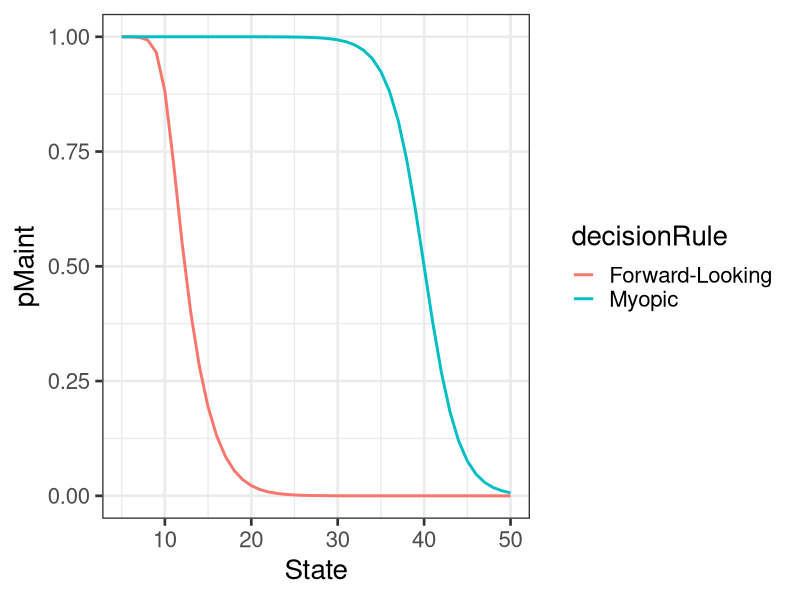
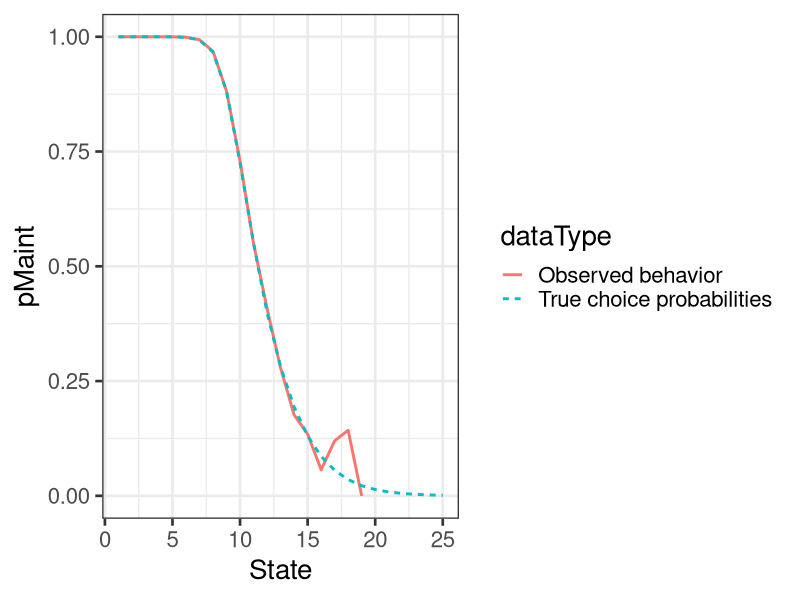
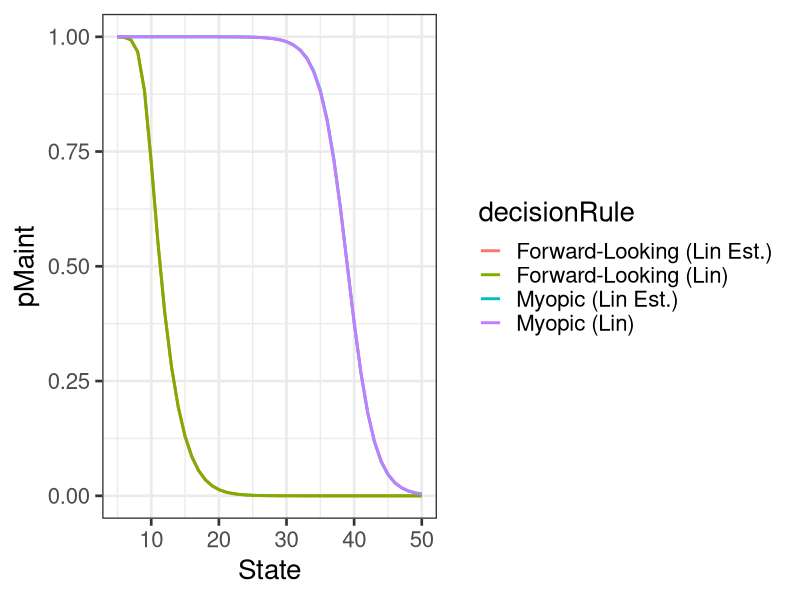

Recreate these plots in R, in order.
#see https://github.com/QuentinAndre/John-Rust-1987-Python/blob/master/Data%20Generation%20and%20Likelihood%20Fit.ipynb
library(ggplot2)
library(msm)

#1) Number of States and Transitions
# In this paper, the agent observes each bus at a given time t, and makes 
# a decision regarding the replacement of the engine or its maintenance as a 
# function of the observed state of the engine (i.e. its mileage).

# As in the original paper, we discretize the number of states into 
# intervals of length 5000, and define a transition density which governs 
# the evolution of mileage from one time period to another:

  # p(x_t+1|x_t,i_t,theta_3) = g(x_t+1-x_t,theta_3) if i_t=0
  #                          = g(x_t+1-0,theta_3) if i_t=1

# Here, the function g is defined by a multinomial distribution on 
# the set {0, 1, 2}. In other words, the probability that a bus'
# mileage will increase by a value x between now and the next 
# maintenance decision is:

  # theta_31 if x in c(0,5000)
  # theta_32 if x in c(5001,10000)
  # theta_33 = 1-(theta_31-theta_32) if  x > 10000

#2) Decision Criteria

# The utility function of the decision maker for a single time period is:

  # u(x_t,i,theta_1) = -c(x_t,theta_1) + e_t(0) if i = 0
  #                  = -RC-c(x_t,theta_1) + e_t(1) if i = 1

# The agent will chose the decision which maximizes its utility. 
# If the agent is forward looking (i.e. if beta != 0), he does 
# not only maximize his utility in the present time period, but 
# also his future utility discounted by beta

# Since beta cannot be estimated without knowing the 
# utility function, we will later set beta to its true value.

# 3) Cost Function 

# A functional form has to be imposed on the cost function c(x_t).

# In this recreation, we assume that the replacement cost is a constant RC, 
# and allow the maintenance cost MC(s,theta_1) to be a linear, exponential 
# or logarithmic function of the state of the bus scaled by a 
# parameter theta_1

#DATA GENERATING PROCESS--------------------------------------------

# 1) Bus Mileage

# A. Introduction
# The generation of a fake dataset can be done in two different ways:
#  -Generating monthly mileage increase from a continuous distribution, discretize the mileage, 
#   and recover the state transition parameters (theta_3) using a maximum-likelihood estimation 
#   (as done in the paper).
#  -Set the vector theta_3 to an arbitrary value, and generate discrete states transitions 
#   with corresponding probabilities.

# The advantage of the first method is that this is closer to what is actually done in the paper: 
# indeed, the focal goal of the paper is to recover RC and the cost scaling vector of parameters theta_1.

# If the decision of the agent is based on the discretized state (and not on the actual mileage), 
# then this approach is not noisier than the second one.

# B. Mileage Transition Definition
# For this reason, we will adopt this first approach, and assumes that the increase in mileage
# follows a truncated normal distribution bounded at [0, 15000]:

  # (M_t+1-M_t)~NTrunc(6000,4000)

# The parameters are arbitrarily chosen to ensure that the state transitions probabilities are plausible:

lower=0
upper=15000
mu=6000
sigma=4000

p_x0 = ptnorm(5000,mu,sigma,lower,upper)
p_x1 = ptnorm(10000,mu,sigma,lower,upper)-p_x0
p_x2 = 1 - p_x1 - p_x0
p = c(p_x0, p_x1, p_x2)

p

#p[1] chance of keeping the same mileage, p[2] chance of increasing the mileage state by 1, p[3] chance of increasing the mileage state by 2

#2) Agent's Decisions

# A. Initialization of the variables
# The replacement cost, the maintenance cost function parameters, and the discount rate
# are defined in this section. We set up the discount rate to be lower than in the paper
# to speed up the convergence of the contraction mapping algorithm

rc = 20
theta1_1 = 0.5
theta1_2 = 0.01
beta = 0.75

# B. Definition of the cost function

myopic_costs=function(S, MF, params, p){
  
  "This function computes the myopic expected cost associated with each decision for each state, 
   and returns an array of state/decision costs.
    
   Takes:
    * An integer S, describing the possible states of the bus
    * A maintenance cost function MF, which takes a vector of parameters and a 'state' argument
    * A vector params, to be supplied to the maintenance cost function MF. The first element of 
      the vector is the replacement cost rc.
    * A (3x1) vector p describing the state transitions probabilities 
        
    Returns:
    * A (Sx2) array containing the maintenance and replacement costs for the N possible states of the bus"
  
  rc = params[1]
  maint_cost = rep(NA,S)
  repl_cost = rep(NA,S)
  
  for(s in 1:S){
    maint_cost[s] = MF(s,params[-1])
    repl_cost[s] = rc
  }
  
  cbind(maint_cost,repl_cost)
}

# We assume different possible forms for the maintenance cost function:
# A linear form: MF(s,theta)=theta_11*s
# A quadratic form: MF(s,theta)=theta_11*s+theta_12*s^2
# An exponential form: MF(s,theta)=exp(theta_11*s)
# A log form: MF(s,theta)=log(theta_11+theta_12*s)

lin_cost=function(s,params) s*params[1]
quad_cost=function(s,params) s*params[1]+s^2*params[2]
exp_cost=function(s,params) exp(s*params[1])
log_cost=function(s,params) log(params[1] + s*params[2])

# C. Definition of the choice probabilities, as a function of an array of costs

choice_prob=function(cost_array){
  
  # Returns the probability of each choice, conditional on an array of state/decision costs.
    
  S = nrow(cost_array)
  cost = cost_array-apply(cost_array,1,min) #take the difference since 1) results are the same 2) more stable with exp()
  util = exp(-cost)
  pchoice = util/rowSums(util)
  
  pchoice
}

# D. The Contraction Mapping Algorithm (generate the forward-looking choice probabilities)

contraction_mapping=function(S, p, MF, params, beta=0.75, threshold=1e-6, suppr_output=FALSE){
  
  "Compute the non-myopic expected value of the agent for each possible decision and each possible 
  state of the bus.
  Iterate until the difference in the previously obtained expected value and the new expected value
  is smaller than the threshold.

  Takes:
  * A finite number of states S
  * A state-transition probability vector p = [p(0), p(1), p(2), ..., p(k)] of length k < S
  * A maintenance cost function MF
  * A vector params for the cost function
  * A discount factor beta (optional)
  * A convergence threshold (optional)

  Returns:
  * The converged choice probabilities for the forward-looking and myopic agents for each state, 
  conditional on 'params'"

  achieved = TRUE
  
  # Initialization of the state-transition matrices
  # ST_mat: describe the state-transition probabilities if the maintenance cost is incurred
  # RT_mat: regenerate the state to 0 if the replacement cost is incurred.
  # [a,b] = transition from state "a" to "b"
  ST_mat = matrix(0,S,S)
  lp = length(p)
  for(i in 1:S){
    for(j in 1:lp){
      if((i+j-1)<S)  ST_mat[i,i+j-1] = p[j]
      if((i+j-1)==S) ST_mat[i,i+j-1] = sum(p[j:lp]) #out of columns, so collapse the probabilities
    }
  }
  
  R_mat = cbind(1,matrix(0,S,S-1))
  
  # Initialization of the expected value (which is also the myopic decision cost of the agent).
  # Here, the forward-looking component is initialized at 0.
  k = 0
  EV = matrix(0,S,2)
  EV_myopic = EV_new = myopic_costs(S, MF, params, p)
  
  # Contraction mapping loop
  while(max(abs(EV_new-EV)) > threshold){
    # Store the former expected value
    EV = EV_new
    # Obtained the probability of maintenance and replacement from the former expected value
    pchoice = choice_prob(EV)
    # Compute the expected cost for each state: Nx1 vector
    ecost = rowSums(pchoice*EV)
    # Compute the two components of forward-looking utility: In case of maintenance, 
    # utility of future states weighted by transition probabilities. In case of replacement,
    # the future utility is the utility of state 0
    futil_maint = ST_mat%*%ecost
    futil_repl = R_mat%*%ecost
    futil = cbind(futil_maint,futil_repl)
    # Future utility is discounted by beta, and added to the myopic cost. 
    EV_new = EV_myopic + beta*futil
    k = k+1
    if(k == 1000) achieved = FALSE
  }

  if(!suppr_output){
    if(achieved){
      cat("Convergence achieved in ",k," iterations")
    } else {
      cat("CM could not converge! Mean difference = ",round(mean(EV_new-EV),2))
    }
  }

  list(CP_forward=choice_prob(EV_new),CP_myopic=choice_prob(EV_myopic))
}

# IV. Generation of simulated data (using a linear cost specification)

# 1) True coefficients

# Here, we use the same coefficients as the one described earlier:

  # Cost and discount coefficients:
    rc=20
    theta11=0.5
    theta12=0.01
    beta=0.75

  # State transition probabilities: (Mileage_t+1-Mileage_t)~NTrunc(6000,4000), such that:
    p_x0=0.36
    p_x1=0.48
    p_x2=0.16

# Finally, we assume that there are 70 discrete states for the bus' mileage 
# (i.e. no bus has a mileage greater than 345,000 in the dataset).

# 2) Choice probabilities, as a function of the bus' state:

# Using the Contraction Mapping algorithm implemented earlier, we can obtain the 
# probabibility of maintenance as a function of the bus' state for a forward-looking
# agent and a myopic agent.

params_lin = c(rc,theta11)
p = c(p_x0, p_x1, p_x2)
S = 70
out = contraction_mapping(S=S, p=p, MF=lin_cost, params=params_lin, beta = .75)
lin_forward=out$CP_forward
lin_myopic=out$CP_myopic
pchoice = lin_forward[,1]

ggdat1 = data.frame(decisionRule=c(rep("Forward-Looking",nrow(lin_forward)),
                                   rep("Myopic",nrow(lin_forward))),
                    pMaint=c(lin_forward[,1],lin_myopic[,1]),
                    State=rep(1:S,times=2))

ggplot(ggdat1,aes(y=pMaint,x=State,color=decisionRule))+geom_line(lwd=1)+theme_bw(20)+xlim(5,50)

# 3) The bus replacement dataset.

# A. Initialization

# First, we decide on a number of bus, that we initialize in state 0.
# We treat the dataset as an N_Bus x 4 array, containing:
# -The identifier of the buses
# -The choice made for the buses at this time
# -The mileage
# -The states

# B. State transition functions

# The dataset of buses transition from one period to another in the following way:
# -The agent observes the current state of the buses, and take a decision to maintain (0) or replace (1) each bus.

# -The mileage of each bus is updated a first time:
#   -Kept at its current value if the agent decided to maintain the engine
#   -Reset to 0 if the agent decided to replace the engine

# -The mileage of each bus is updated a second time : a random draw is taken from the 
#   mileage increment random variable for each bus, and the corresponding mileage is added 
#   to the mileage of the bus.

# -The state of each bus is updated to reflect its new mileage

# We define below the transition function

transition=function(bus_df, pchoice){

  #Return the updated bus dataset after one decision of our agent.
  
  #Takes:
  # bus_df : A dataframe of buses, containing the identifier of the buses, their mileages, and their current state.
  # *The columns are named: "id","choice","milage","state"
  # pchoice : The converged probabities of the agent choosing to maintain the bus (Sx1 vector)

  #Returns:
  #The updated dataset of buses, with the new decisions appended at the end of the dataframe.
  
  # Recovering the number of buses, the previous mileage and the previous states of the buses
  nbus = max(bus_array$id)
  obs = nrow(bus_array)
  ind = (obs-nbus+1):obs #index to capture the previous 'nbus' rows
  prev_mileage = bus_array$mileage[ind]
  prev_states = bus_array$state[ind]
  # Generating choices from choice probabilities, conditional on the state of each bus
  #Make a decision to maintain or replace the bus, based on a probability of choice p and a current state s
  choices = (runif(nbus)>pchoice[prev_states+1])*1

  # Generating the new mileage and state
  new_mileage = (1-choices)*prev_mileage + rtnorm(nbus,mu,sigma,lower,upper)
  new_states = floor(new_mileage/5000)
  new_array = data.frame(id=1:nbus,choice=rep(0,nbus),mileage=new_mileage,state=new_states)
  bus_array$choice[ind]=choices #put the choices in the "last" set of observations
  
  rbind(bus_array, new_array)
}

# C. Generation of the full dataset

# The complete dataset is generated by making the agent take a series of decisions.
# Here, we assume that the agent takes nbus consecutive decisions.
# The total number of data points generated will be equal to nbus*nperiod (nbus buses and nperiod time periods).

bus_dgp=function(nbus,nperiod,pchoice){

  "Genearates a simulated bus decision process for nbus buses over nperiod decisions
  #using the converged choice probabilities pchoice
  
  Takes:
  * nbus:    The number of buses to simulate
  * nperiod: The number of decision periods
  * pchoice: (S x 1) vector of probabilities. Represents probability of 'maintaining' the bus in each state (versus replacing).
  
  Returns:
  * A dataframe of size (nbus*nperiod x 4) with columns id, choice, mileage, state"
  
  nobs = nbus*nperiod
  bus_df = data.frame(id=rep(1:nbus,times=nperiod),
                      choice=rep(NA,nobs),
                      mileage=rep(NA,nobs),
                      state=rep(NA,nobs))
  
  #Initialization
  bus_df[1:nbus,1] = 1:nbus
  bus_df[1:nbus,-1] = 0
  
  i = 1 
  while(i<nobs){
    prev_ind = seq(from=i,by=1,length.out=nbus) #index of the "last" decisions
    next_ind = prev_ind+nbus                    #index of the "next" decisions
      
    prev_mileage = bus_df$mileage[prev_ind]
    prev_state = bus_df$state[prev_ind]  
      
    # Generating choices from choice probabilities, conditional on the state of each bus
    # Make a decision to maintain the bus using the probability in pchoice and a current state s
    choices = (runif(nbus)>pchoice[prev_state+1])*1 #Note: state "0" corresponds to row "1" in prev_state
    bus_df$choice[prev_ind] = choices
    
    if(next_ind[1]<nobs){
      new_mileage = (1-choices)*prev_mileage + rtnorm(nbus,mu,sigma,lower,upper)
      new_state = floor(new_mileage/5000)
      
      bus_df$mileage[next_ind] = new_mileage
      bus_df$state[next_ind] = new_state  
    }
    
    i=i+nbus
  }
  
  bus_df
}

nbus = 1000
nperiod = 100
bus_df_lin = bus_dgp(nbus,nperiod,pchoice)

choice_freq=aggregate(choice~state,data=bus_df_lin,FUN=mean)

ggdat2 = data.frame(dataType=c(rep("Observed behavior",nrow(choice_freq)),
                               rep("True choice probabilities",length(pchoice))),
                    pMaint=c(1-choice_freq$choice,pchoice),
                    State=c(choice_freq$state,0:(S-1)))

ggplot(ggdat2,aes(y=pMaint,x=State,lty=dataType,color=dataType))+geom_line(lwd=1)+theme_bw(20)+xlim(1,25)

# C. Export of the data

# We only need the decision state and the choice, as the other variables will not be used in the estimation section.

write.csv(bus_df_lin,file="bus_df_lin.csv",row.names = FALSE)

# VI. Estimation

# 1) Dynamic Utility Logit Model

# In this section, we implement a Dynamic Utility Logit model, which will be our workbench for the estimation
# of the data. We wrap in this class the functions defined earlier (to avoid global references)
# and refactor some portions of the code (to make the model more flexible). 
# The maintenance cost function is kept outside of the scope of the class, and must be 
# supplied at the initialization of the object as an argument.

data=bus_df_lin

DynamicLogit=function(params,data,S,p,MF){

  "
  Evaluate the cost parameters underlying a bus replacement pattern by a forward-looking agent.
  
  Takes:
  * Data: a dataframe, which contains:
    -choice: the name of the column containing the dummy endogenous variable
    -state: the name of the column containing the exogenous variable 
  
  * p: The state-transition vector of exogenous variable.
      For instance, p = [0, 0.6, 0.4] means that the bus will 
      transition to the next mileage state with probability 0.6, 
      and to the second next mileage state with probability 0.4.
  
  * MF: A function passed as an argument, which is the functional 
      form for the maintenance cost. This function must accept as
      a first argument a state s, and as a second argument a vector of parameters.
  "
  
  endog = data$choice
  exog = data$state

  N=length(endog)
  S=max(exog)*2 # Assumes that the true maximum number states is twice the maximum observed state.

  # Matrices to speed up computations of the log-likelihood
  
  # A (SxN) matrix indicating the state of each observation
  state_mat=matrix(0,S,N)
  for(s in 0:(S-1)) state_mat[s+1,]=(exog==s)*1 #Note 0 is a state, sum(state_mat)==N should be true
  
  # A (2xN) matrix indicating with a dummy the decision taken by the agent for each time/bus observation (replace or maintain)
  dec_mat = rbind(t(1-endog),endog)
  
  "
  The log-likelihood of the Dynamic model is estimated in several steps.
  1) The current parameters are supplied to the contraction mapping function
  2) The function returns a matrix of decision probabilities for each state.
  3) This matrix is used to compute the loglikelihood of the observations
  4) The log-likelihood are then summed accross individuals, and returned
  "
  
  util = contraction_mapping(S=S, p=p, MF=MF, params=params, beta = .75,suppr_output = TRUE)
  pchoice = util$CP_forward
  logprob = log(t(state_mat)%*%pchoice)
  -sum(logprob*t(dec_mat))
}

# 2) Fitting the linear cost data

# A. Fitting the true linear cost function to the data

# In this section, we fit the data generated by the linear cost function and recover the parameters RC and ??. We do it for different characterizations of the cost function, and thereby illustrate the consequences of a misspecification.
# Recall that in the linear model:
  # RC=20
  # theta11=0.5

bounds = c(1e-6, Inf)
npars=2
lin_fit = optim(par=rep(.1,npars),fn=DynamicLogit,method=c("L-BFGS-B"),lower=bounds[1],upper=bounds[2],
               data=data,S=S,p=p,MF=lin_cost,control=list(fnscale=1))

# Return the parameters obtained after fitting the likelihood function to the data.
loglike =  lin_fit$value
fit_params = lin_fit$par
cat("Log-Likelihood: ",loglike,fill=TRUE)
cat("RC: ",fit_params[1],fill=TRUE)
cat("thetas: ",fit_params[-1],fill=TRUE)

#Compare with the true values
params_lin = c(20,.5)
linEst = contraction_mapping(S=70, p=p, MF=lin_cost, params=fit_params, beta = .75)
lin_forwardEst=linEst$CP_forward
lin_myopicEst=linEst$CP_myopic

gglinEst = data.frame(decisionRule=c(rep("Forward-Looking (Lin)",nrow(lin_forward)),
                                     rep("Myopic (Lin)",nrow(lin_myopic)),
                                     rep("Forward-Looking (Lin Est.)",nrow(lin_forwardEst)),
                                     rep("Myopic (Lin Est.)",nrow(lin_myopicEst))),
                    pMaint=c(lin_forward[,1],lin_myopic[,1],lin_forwardEst[,1],lin_myopicEst[,1]),
                    State=c(0:(nrow(lin_forward)-1),0:(nrow(lin_myopic)-1),0:(nrow(lin_forwardEst)-1),0:(nrow(lin_myopicEst)-1)))

ggplot(gglinEst,aes(y=pMaint,x=State,color=decisionRule))+geom_line(lwd=1)+theme_bw(20)+xlim(5,50)
